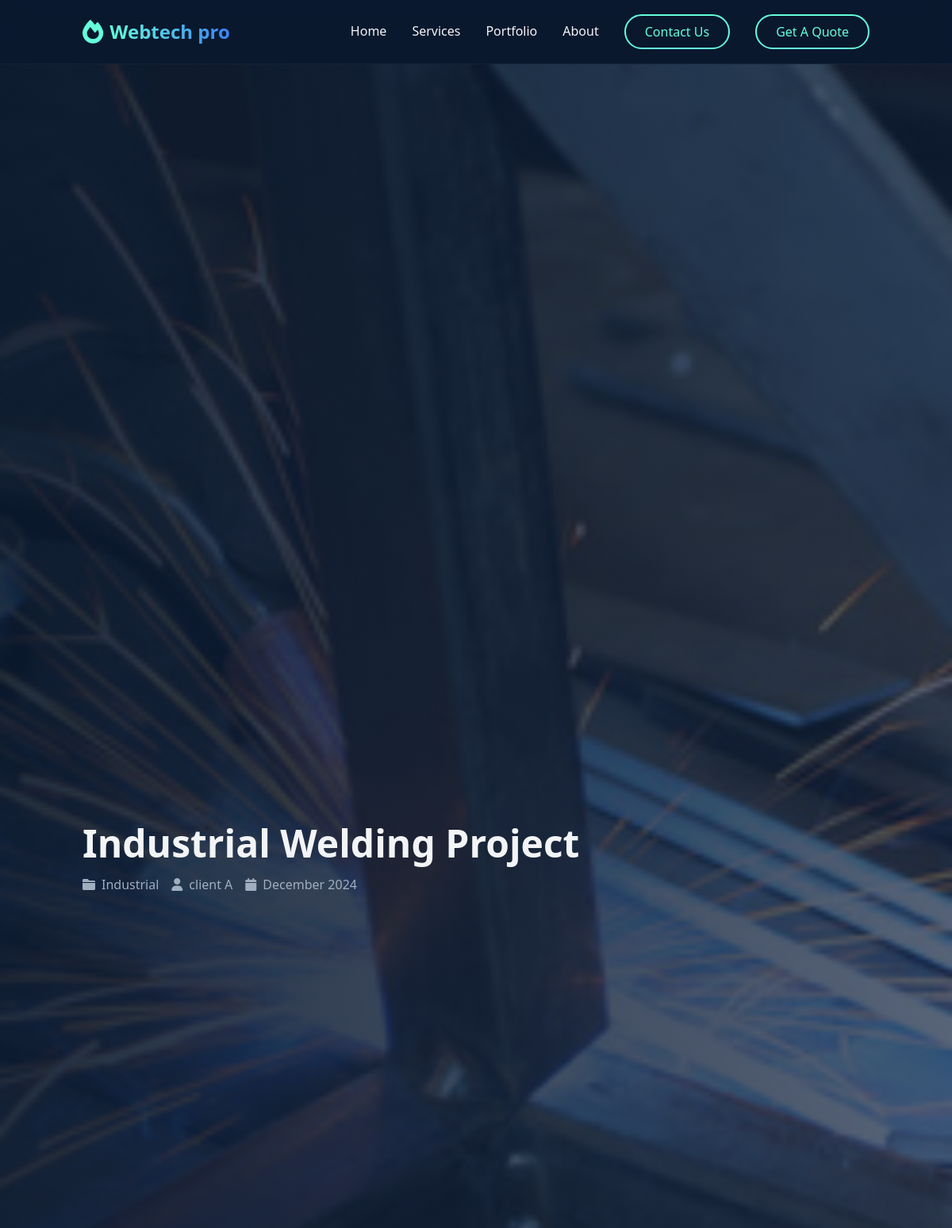
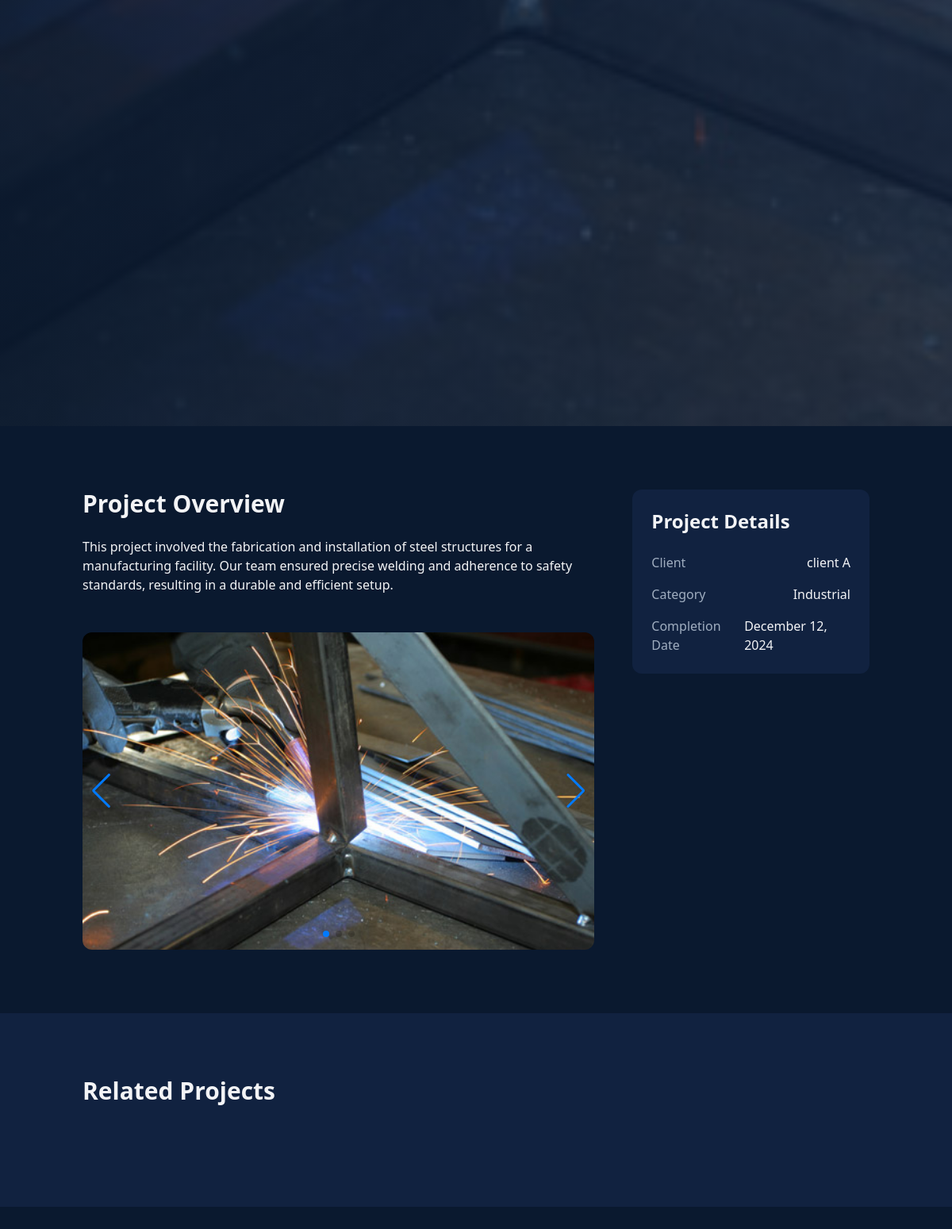
Screenshot of /portfolio/industrial-welding-project/ with the database file from the repository (2 pictures, top to bottom).
### main/models.py (models this page shows, shortened)
class PortfolioImage(models.Model):
    portfolio = models.ForeignKey(Portfolio, related_name='images', on_delete=models.CASCADE)
    image = models.ImageField(upload_to='portfolio/')
    is_primary = models.BooleanField(default=False)
    caption = models.CharField(max_length=200, blank=True)
    order = models.IntegerField(default=0)
    class Meta:
        ordering = ['order']

class Portfolio(models.Model):
    CATEGORY_CHOICES = [
        ('industrial', 'Industrial'),
        ('residential', 'Residential'),
        ('commercial', 'Commercial'),
        ('artistic', 'Artistic'),
        ('structural', 'Structural'),
        ('custom', 'Custom Projects')
    ]
    title = models.CharField(max_length=200)
    slug = models.SlugField(unique=True)
    description = RichTextField()
    category = models.CharField(max_length=50, choices=CATEGORY_CHOICES)
    client = models.CharField(max_length=200)
    completion_date = models.DateField()
    featured = models.BooleanField(default=False)
    created_at = models.DateTimeField(auto_now_add=True)

### main/views.py (the view)
# urls.py: path('portfolio/<slug:slug>/', views.portfolio_detail, name='portfolio_detail'),
def portfolio_detail(request, slug):
    portfolio = get_object_or_404(Portfolio.objects.prefetch_related('images'), slug=slug)
    related_projects = Portfolio.objects.filter(category=portfolio.category).exclude(id=portfolio.id)[:3]
    context = {
        'portfolio': portfolio,
        'related_projects': related_projects
    }
    return render(request, 'main/portfolio_detail.html', context)

### main/context_processors.py (called while the page is built)
def site_settings(request):
    settings = cache.get('site_settings')
    if not settings:
        settings = SiteSettings.objects.first()
        cache.set('site_settings', settings)
    return {'settings': settings}

### main/templates/main/portfolio_detail.html (shortened to what this page needs)
{% extends 'base.html' %}
{% load static %}
{% block extra_css %}
<link rel="stylesheet" href="https://cdn.jsdelivr.net/npm/swiper@8/swiper-bundle.min.css">
{% endblock %}
{% block content %}
<section class="relative h-[60vh]">
    {% with primary_image=portfolio.images.first %}
    {% if primary_image %}
    <div class="absolute inset-0">
        <img src="{{ primary_image.image.url }}" alt="{{ portfolio.title }}" class="w-full h-full object-cover">
        <div class="absolute inset-0 bg-gradient-to-r from-primary-900/90 to-primary-800/70"></div>
    </div>
    {% endif %}
    {% endwith %}
    <div class="relative container mx-auto px-4 h-full flex items-center">
        <div class="max-w-3xl">
            <h1 class="text-5xl font-bold mb-4">{{ portfolio.title }}</h1>
            <div class="flex items-center space-x-4 text-metal-400">
                <span><i class="fas fa-folder mr-2"></i>{{ portfolio.category|title }}</span>
                <span><i class="fas fa-user mr-2"></i>{{ portfolio.client }}</span>
                <span><i class="fas fa-calendar mr-2"></i>{{ portfolio.completion_date|date:"F Y" }}</span>
            </div>
        </div>
    </div>
</section>
<section class="py-20">
    <div class="container mx-auto px-4">
        <div class="grid grid-cols-1 lg:grid-cols-3 gap-12">
            <div class="lg:col-span-2">
                <h2 class="text-3xl font-bold mb-6">Project Overview</h2>
                <div class="prose prose-invert max-w-none mb-12">
                    {{ portfolio.description|safe }}
                </div>
                <div class="swiper project-gallery">
                    <div class="swiper-wrapper">
                        {% for image in portfolio.images.all %}
                        <div class="swiper-slide">
                            <img src="{{ image.image.url }}" alt="{{ image.caption }}"
                                 class="w-full h-[400px] object-cover rounded-xl">
                        </div>
                        {% endfor %}
                    </div>
                    <div class="swiper-pagination"></div>
                    <div class="swiper-button-next"></div>
                    <div class="swiper-button-prev"></div>
                </div>
            </div>
            <div class="lg:col-span-1">
                <div class="bg-primary-800 rounded-xl p-6">
                    <h3 class="text-2xl font-bold mb-6">Project Details</h3>
                    <ul class="space-y-4">
                        <li class="flex justify-between">
                            <span class="text-metal-400">Client</span>
                            <span>{{ portfolio.client }}</span>
                        </li>
                        <li class="flex justify-between">
                            <span class="text-metal-400">Category</span>
                            <span>{{ portfolio.category|title }}</span>
                        </li>
                        <li class="flex justify-between">
                            <span class="text-metal-400">Completion Date</span>
                            <span>{{ portfolio.completion_date|date:"F j, Y" }}</span>
                        </li>
                    </ul>
                </div>
            </div>
        </div>
    </div>
</section>
<section class="py-20 bg-primary-800">
    <div class="container mx-auto px-4">
        <h2 class="text-3xl font-bold mb-12">Related Projects</h2>
    </div>
</section>
{% endblock %}

### rows the page displays
PortfolioImage: image (picture)
Portfolio: title "Industrial Welding Project", category "Industrial", client "client A", completion_date "December 2024", description "This project involved the fabrication and installation of steel structures for a manufacturing facility. Our team ensured precise welding and adherence to safety standards, resulting in a durable and efficient setup.", completion_date "December 12, 2024"
